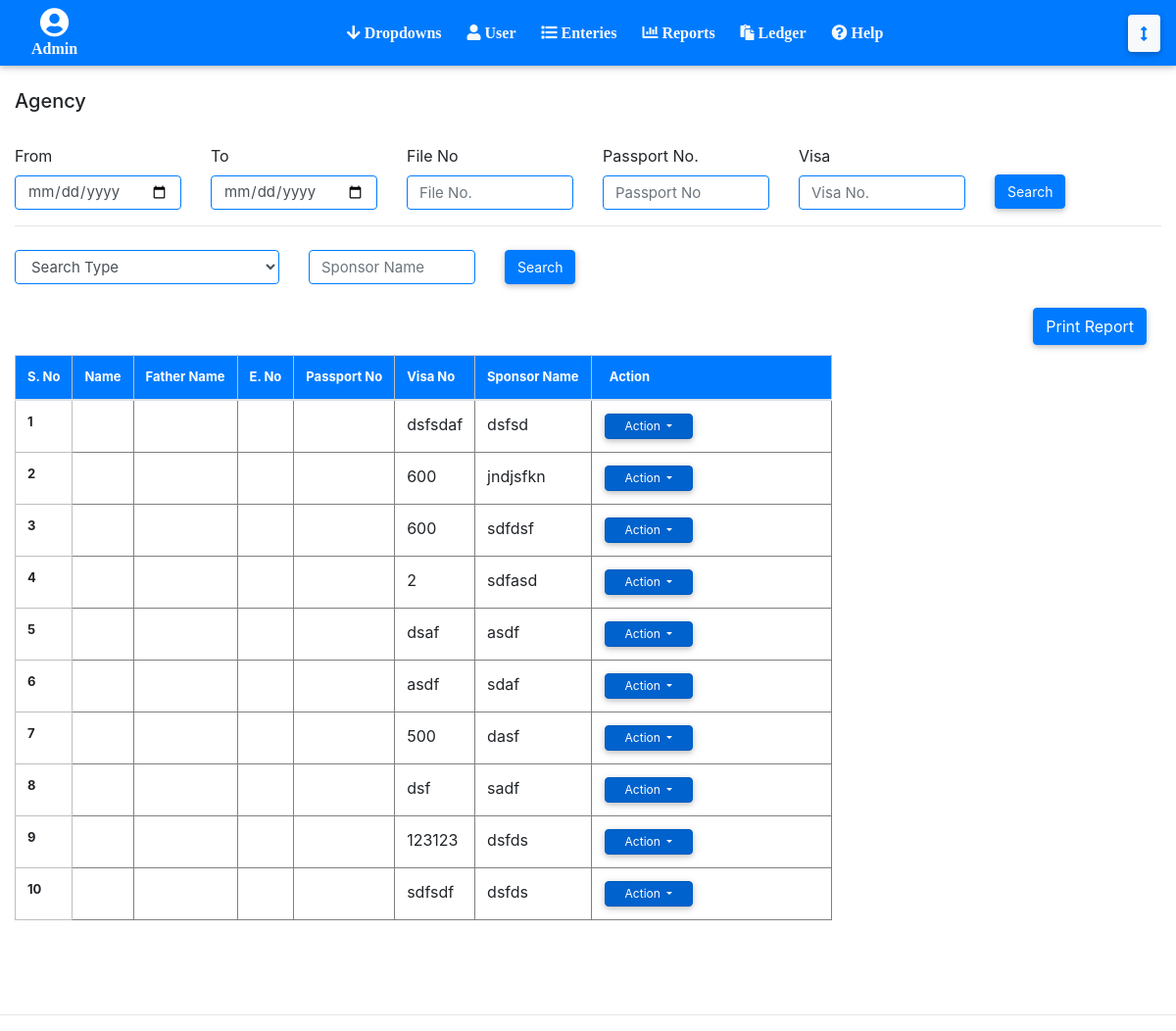
Before: /regent2/Regent-Reporrts.php with the older database file.
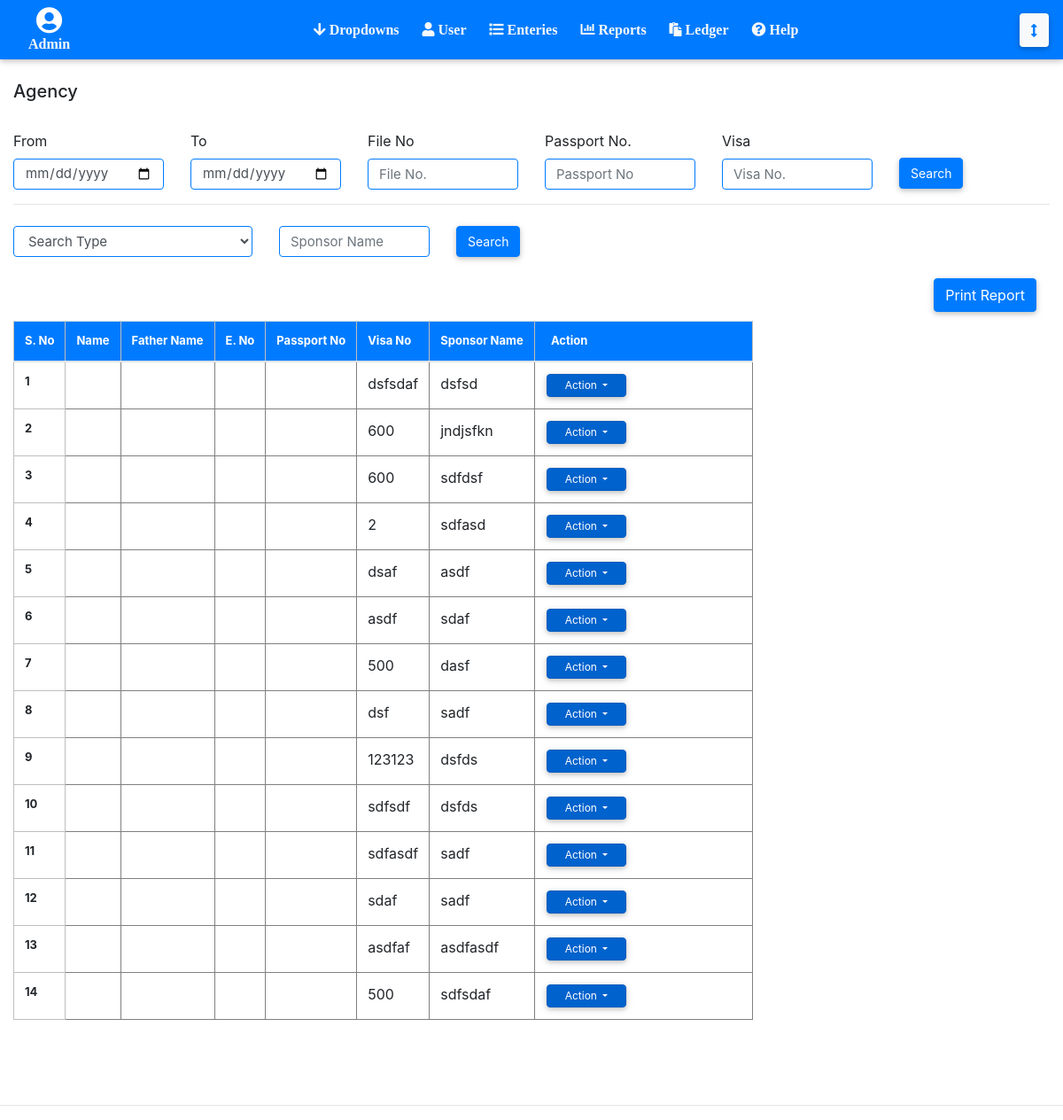
After: the same page with the newer database file.
### tables this page shows
CREATE TABLE `regents` (
  `regent_id` int(6) UNSIGNED NOT NULL,
  `user_id` int(11) NOT NULL,
  `visa_date` varchar(255) NOT NULL,
  `visa_file_no` varchar(255) NOT NULL,
  `visa_embassy_id` int(11) NOT NULL,
  `visa_quantity_no` float NOT NULL,
  `visa_sponsor_name` varchar(255) NOT NULL,
  `visa_sponsor_name_urdu` varchar(255) NOT NULL,
  `visa_permission_status_id` int(11) NOT NULL,
  `visa_profession_id` int(11) NOT NULL,
  `visa_profession_urdu_id` int(11) NOT NULL,
  `visa_contact_pak` varchar(30) NOT NULL,
  `visa_contact_saudia` varchar(30) NOT NULL,
  `visa_reg_date` varchar(30) NOT NULL,
  `visa_reg_no` varchar(255) DEFAULT NULL,
  `visa_no` varchar(255) NOT NULL,
  `visa_sponsor_address` text NOT NULL,
  `visa_co_agent_pak_id` int(11) NOT NULL,
  `visa_status_id` int(11) NOT NULL,
  `visa_price` double NOT NULL,
  `visa_sponsor_id` varchar(30) NOT NULL,
  `visa_date2` varchar(30) NOT NULL,
  `visa_agent_from_saudia_id` int(11) NOT NULL,
  `visa_remarks` text NOT NULL,
  `passenger_name` varchar(30) DEFAULT NULL,
  `passenger_name_urdu` varchar(30) DEFAULT NULL,
  `passenger_national_identity_no` varchar(30) DEFAULT NULL,
  `passenger_district_id` int(11) DEFAULT NULL,
  `passenger_father_name` varchar(30) DEFAULT NULL,
  `passenger_father_name_urdu` varchar(30) DEFAULT NULL,
  `passenger_medical_center_id` int(11) DEFAULT NULL,
  `passenger_qualification` varchar(30) DEFAULT NULL,
  `passenger_eno` varchar(30) DEFAULT NULL,
  `passenger_dob` varchar(30) DEFAULT NULL,
  `passenger_place_of_issue_id` int(11) DEFAULT NULL,
  `passenger_address` text DEFAULT NULL,
  `passenger_passport_no` varchar(30) DEFAULT NULL,
  `passenger_date_of_issue` varchar(30) DEFAULT NULL,
  `passenger_medical_status_id` int(11) DEFAULT NULL,
  `passenger_date_of_expiry` varchar(30) DEFAULT NULL,
  `passenger_place_of_birth_id` int(11) DEFAULT NULL,
  `passenger_country` varchar(30) DEFAULT NULL,
  `passenger_submit_date` varchar(30) DEFAULT NULL,
  `agreements_contract` varchar(30) DEFAULT NULL,
  `agreements_salary` double DEFAULT NULL,
  `agreements_permission_number` varchar(30) DEFAULT NULL,
  `agreements_permission_date` varchar(30) DEFAULT NULL,
  `nominee_full_name` varchar(30) DEFAULT NULL,
  `nominee_age` int(11) DEFAULT NULL,
  `nominee_relation` varchar(30) DEFAULT NULL,
  `nominee_cnic` varchar(30) DEFAULT NULL,
  `nominee_address` text DEFAULT NULL,
  `current_date_submission` varchar(255) DEFAULT NULL,
  `type` varchar(20) DEFAULT NULL,
  `status` varchar(255) DEFAULT NULL
);

### regent2/Regent-Reporrts.php (the view, shortened to what this page needs)
<?php
include('connect.php');
include('header.php');
?>
<section class="container-fluid">
    <h5>Agency</h5>
    <br>
	<section class="row" style="align-items: center;">
		<section class="col-md-2">
			<span >From</span>
			<input type="date" class="form-control input-box" placeholder="Name" />
		</section>
		<section class="col-md-2">
			<span >To</span>
			<input type="date" class="form-control input-box" placeholder="Name" />
		</section>
		<section class="col-md-2">
			<span >File No</span>
			<input type="text" class="form-control input-box" placeholder="File No." />
		</section>
		<section class="col-md-2">
			<span >Passport No.</span>
			<input type="text" class="form-control input-box" placeholder="Passport No" />
		</section>
		<section class="col-md-2">
			<span >Visa</span>
			<input type="text" class="form-control input-box" placeholder="Visa No." />
		</section>
		<section class="col-md-2">
			<input type="button" class="btn-primary btn " style="position: relative; top: 15px; height: 35px; font-size: 14px;" value="Search" />
		</section>
	</section>
<hr>
<section class="row" style="align-items: center;">
	<section class="col-xl-3">
		<select class="form-control input-box" id="exampleFormControlSelect1">
			<option>Search Type</option>
		  </select>
	</section>
	<section class="col-md-2">
		<input type="text" class="form-control input-box" placeholder="Sponsor Name" />
	</section>
	<section class="col-md-2">
		<input type="button" class="btn-primary btn " style="position: relative; top: 4px; height: 35px; font-size: 14px;" value="Search" />
	</section>
</section>
	<br>
	<section class="container-fluid">
		<input type="button" class="btn-primary btn float-right " value="Print Report" />
	</section>
	<br><br>
            <table class="table table-responsive m-auto " style="padding-bottom: 80px;">
                <thead>
                    <tr>
                      	<th scope="col">S. No</th>
						<th scope="col">Name</th>
						<th scope="col">Father Name</th>
						<th scope="col">E. No</th>
						<th scope="col">Passport No</th>
						<th scope="col">Visa No</th>
						<th scope="col">Sponsor Name</th>
                      <th scope="col" ><span class="text-primary">_</span>Action<span class="text-primary">____________________________</span></th>
                    </tr>
                </thead>
                <tbody>
                	<?php
            		$query = mysqli_query($con, "select * from regents");
        			$count = 1;
                	while ($row = mysqli_fetch_array($query)) {
                		?>
							<tr>
								<th scope="row"><?php echo $count ?></th>
								<td><?php echo $row['passenger_name'] ?></td>
								<td><?php echo $row['passenger_father_name'] ?></td>
								<td><?php echo $row['passenger_eno'] ?></td>
								<td><?php echo $row['passenger_passport_no'] ?></td>
								<td><?php echo $row['visa_no'] ?></td>
								<td><?php echo $row['visa_sponsor_name'] ?></td>
						   		<td>
									<div class="dropdown show">
										<a class="btn btn-primary dropdown-toggle"  style="font-size: 12px !important; color: white; padding: 3px; margin: 1px; padding-left: 20px !important; padding-right: 20px !important;" href="#" role="button" id="dropdownMenuLink" data-toggle="dropdown" aria-haspopup="true" aria-expanded="false">
										  Action
										</a>
									</div>
				        			</td>
							</tr>
                		<?php
                		$count++;
                	}
                	?>
        		</tbody>
            </table>
</section>
<hr>
</body>
</html>

Changed rows visible on the page:
added regents: visa_no "sdfasdf", visa_sponsor_name "sadf"
added regents: visa_no "sdaf", visa_sponsor_name "sadf"
added regents: visa_no "asdfaf", visa_sponsor_name "asdfasdf"
added regents: visa_no "500", visa_sponsor_name "sdfsdaf"
